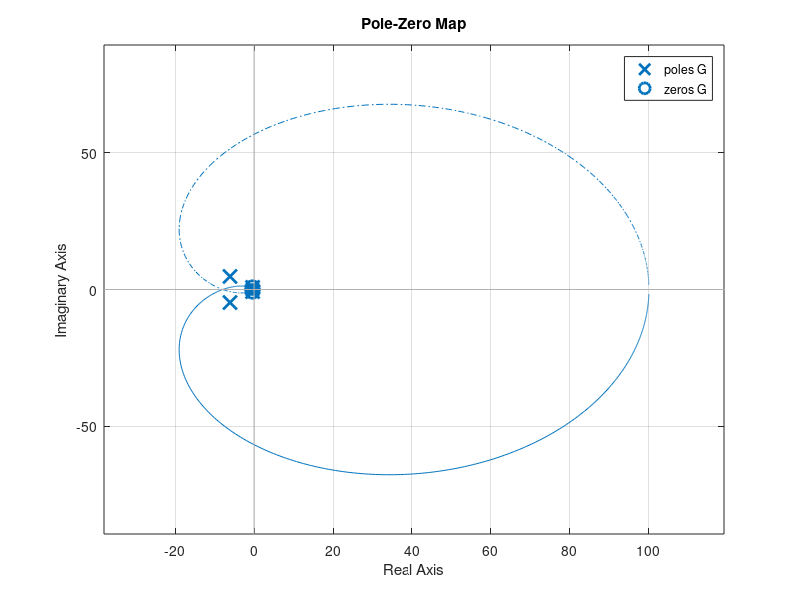
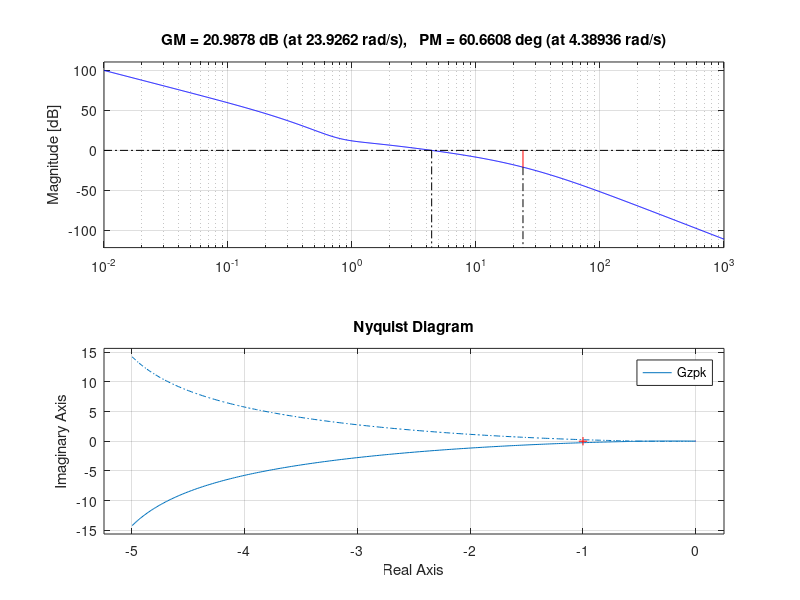
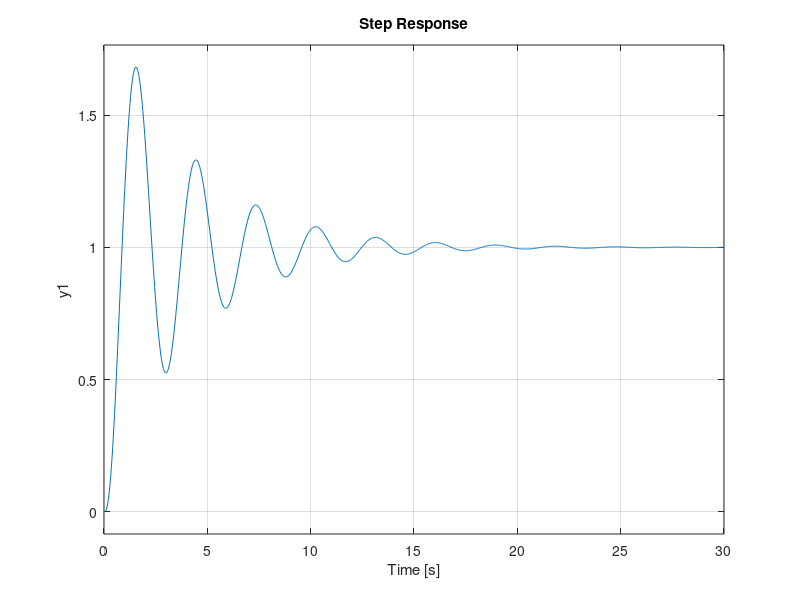
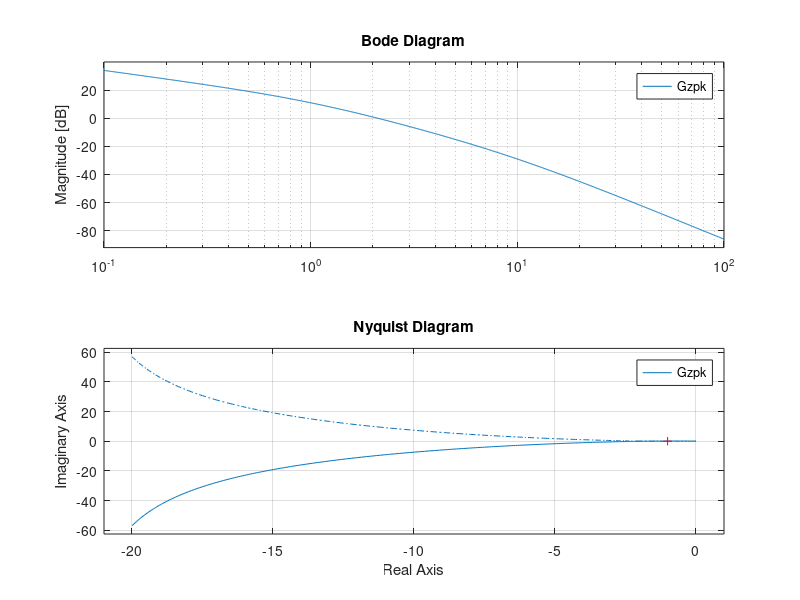

These figures' MATLAB source, in order:
%%
G=zpk([],[-1 -2 -5],[1000])
nyquist(G);
grid on;
%%
G1=tf([2812.5 2250 1800],[1 55.3 616.5 180 0 0])
G2=tf([1],[1])
G=feedback(G1,G2,-1)
pzmap(G)
grid on;
G=G1*G2
figure;
bode(G)
margin(G)
grid on;
[Gm,Pm,Wcg,Wcp]=margin(G)
%%
k=5;
Gzpk=zpk([],[0 -1 -10],[10*k])
H=tf([1],[1])
G=feedback(Gzpk,H,-1)
nyquist(Gzpk)
grid on;
figure;
step(G)
grid on;
figure;
bode(Gzpk)
grid on;
%%
k=20;
Gzpk=zpk([],[0 -1 -10],[10*k])
H=tf([1],[1])
G=feedback(Gzpk,H,-1)
nyquist(Gzpk)
grid on;
figure;
step(G)
grid on;
figure;
bode(Gzpk)
grid on;
%Obviously Unstable.